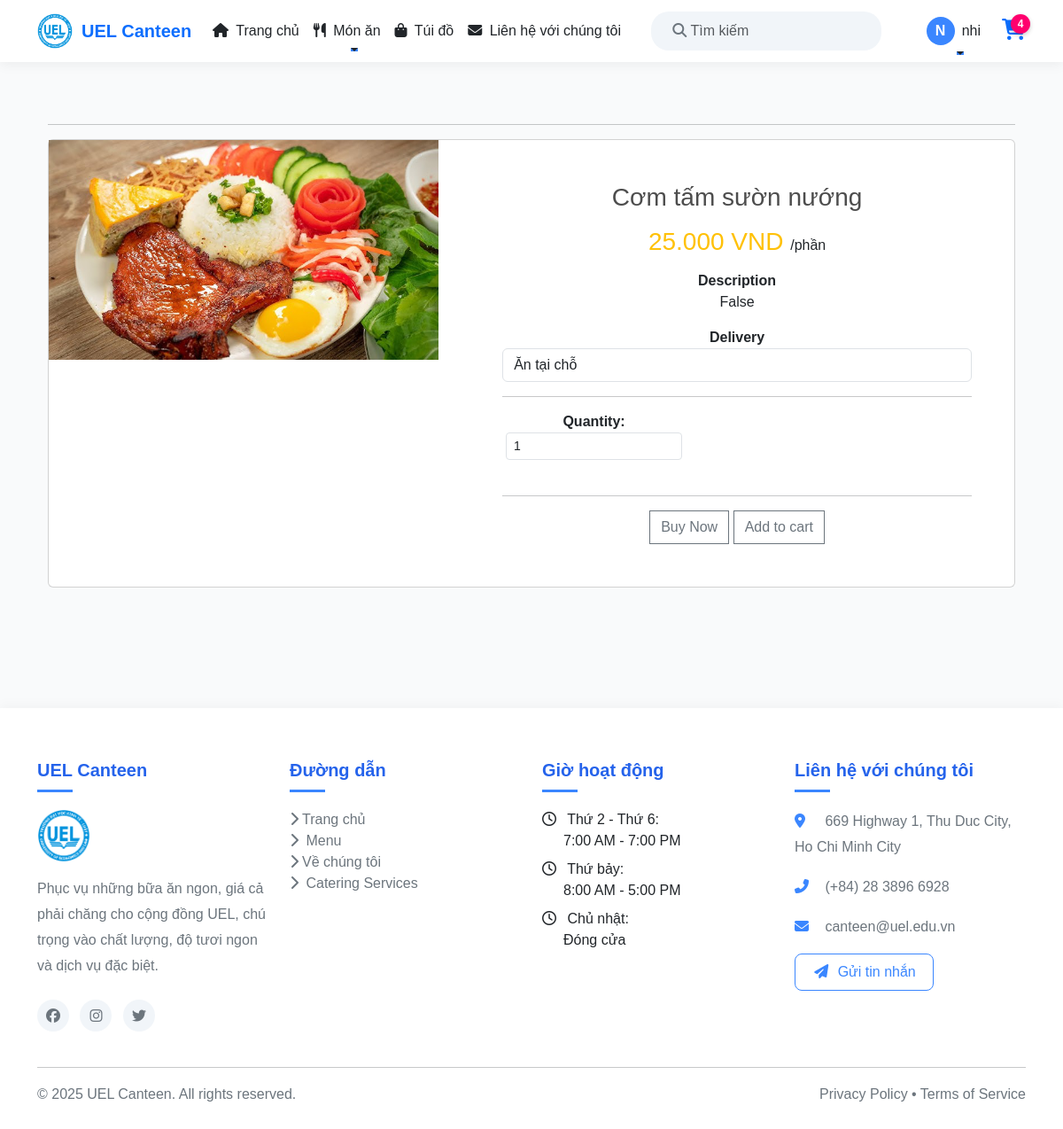
/detail/?id=2 (signed in), run on the app's committed database.
### app/models.py (models this page shows, shortened)
class Product(models.Model):
    category = models.ManyToManyField(Category,related_name='product')
    name = models.CharField(max_length=5000,null=True)
    price = models.FloatField()
    digital = models.BooleanField(default=False,null=True,blank=False)
    image = models.ImageField(upload_to='images/',null=True,blank=True)
    detail =models.TextField(default=False,null=True,blank=True)
    @property
    def ImageURL(self):
        try:
            url = self.image.url
        except:
            url = ''
        return url

### app/views.py (the view)
# urls.py: path('detail/', views.detail, name='detail'),
def detail(request):
    if request.user.is_authenticated:
        customer = request.user
        order, created = Order.objects.get_or_create(customer = customer,complete = False)
        items = order.orderitem_set.all()
        cartItems = order.get_cart_items
        user_not_login="hidden"
        user_login = "show"
    else:
        items = []
        order = {'get_cart_items': 0, 'get_cart_total': 0}
        cartItems = order.get_cart_items
        user_not_login= "show"
        user_login = "hidden"
    id = request.GET.get('id','')
    products = Product.objects.filter(id=id)
    categories = Category.objects.filter(is_sub = False)
    active_category = request.GET.get('category','')
    context= {'products':products,' categories': categories,'items':items,'order':order,'cartItems':cartItems,'user_not_login':user_not_login,'user_login':user_login}
    return render(request,'app/detail.html',context)

### app/models.py (called while the page is built)
    @property
    def get_cart_items(self):
        orderitems = self.orderitem_set.all()
        total = sum([item.quantity for item in orderitems])
        return total

### app/templates/app/detail.html (shortened to what this page needs)
{% extends 'app/base.html' %}
{% load static %}
    {% block register %}
    <div class="container">
        <br>
        <hr>
        {% for product in products %}
        <div class="card mb-4">
            <div class="row">
                <aside class="col-sm-5 border-right d-flex justify-content-center">
                    <article class="gallery-wrap">
                        <div class="img-big-wrap">
                            <div> <a href="#"><img src="{{ product.ImageURL }}" alt="{{ product.name }}" class="img-fluid"></a></div>
                        </div>
                    </article>
                </aside>
                <aside class="col-sm-7">
                    <article class="card-body p-5 text-center">
                        <h3 class="title mb-3">{{ product.name }}</h3>
                        <p class="price-detail-wrap">
                            <span class="price h3 text-warning">
                                <span class="num">{{ product.price }}00 VND</span>
                            </span>
                            <span>/phần </span>
                        </p>
                        <dl class="item-property">
                            <dt>Description</dt>
                            <dd><p class='about'>{{ product.detail }}</p></dd>
                        </dl>
                        <dl class="param param-feature">
                            <dt>Delivery</dt>
                            <dd>
                                <select class="form-control">
                                    <option value="dine_in">Ăn tại chỗ</option>
                                </select>
                            </dd>
                        </dl>
                        <hr>
                        <div class="row align-items-center">
                            <div class="col-sm-5 d-flex justify-content-center">
                                <dl class="param param-inline text-center">
                                    <dt>Quantity: </dt>
                                    <dd>
                                        <input type="number" class="form-control form-control-sm" min="1" value="1" ;">
                                    </dd>
                                </dl>
                            </div>
                            <div class="col-sm-7">
                            </div>
                        </div>
                        <hr>
                        <div class="text-center">
                            <button data-product="{{ product.id }}" data-action="add" class="btn btn-outline-secondary add-btn update-cart">Buy Now</button>
                            <button data-product="{{ product.id }}" data-action="add" class="btn btn-outline-secondary add-btn update-cart">Add to cart</button>
                        </div>
                    </article>
                </aside>
            </div>
        </div>
        {% endfor %}
    </div>
    <br><br>
    {% endblock register %}

### app/templates/app/base.html (shortened to what this page needs)
{% load static %}
<!DOCTYPE html>
<html lang="en">
<head>
    <link href="https://cdn.jsdelivr.net/npm/bootstrap@5.3.3/dist/css/bootstrap.min.css" rel="stylesheet">
    <link href="{% static 'app/css/style.css' %}" rel="stylesheet">
    <link href="{% static 'app/css/main.css' %}" rel="stylesheet">
    <link href="{% static 'app/css/owl.carousel.min.css' %}" rel="stylesheet">
    <link rel="stylesheet" href="https://cdnjs.cloudflare.com/ajax/libs/font-awesome/6.5.1/css/all.min.css">
</head>
<body>
    <nav class="navbar navbar-expand-lg fixed-top">
        <div class="container">
            <a class="navbar-brand" href="{% url 'home' %}">
                <img src="{% static 'images/images/logo.png' %}" alt="Logo">
                <span class="fw-bold text-primary">UEL Canteen</span>
            </a>
            <div class="collapse navbar-collapse" id="navbarNav">
                <ul class="navbar-nav me-auto">
                    <li class="nav-item">
                        <a class="nav-link {% if request.path == '/' %}active{% endif %}" href="{% url 'home' %}">
                            <i class="fas fa-home me-1"></i> Trang chủ
                        </a>
                    </li>
                    <li class="nav-item dropdown">
                        <a class="nav-link dropdown-toggle" href="#" data-bs-toggle="dropdown">
                            <i class="fas fa-utensils me-1"></i> Món ăn
                        </a>
                    </li>
                    <li class="nav-item">
                        <a class="nav-link {% if 'cart' in request.path %}active{% endif %}" href="{% url 'cart' %}">
                            <i class="fas fa-shopping-bag me-1"></i> Túi đồ
                        </a>
                    </li>
                    <li class="nav-item">
                        <a class="nav-link {% if 'contact' in request.path %}active{% endif %}" href="{% url 'contact' %}">
                            <i class="fas fa-envelope me-1"></i> Liên hệ với chúng tôi
                        </a>
                    </li>
                </ul>
                <div class="search-bar me-3">
                    <form class="d-flex" method="POST" action="{% url 'search' %}">
                        <input type="search" class="    form-control" placeholder=" Tìm kiếm" name="  searched">
                        <button class="btn" type="submit">
                            <i class="fas fa-search"></i>
                        </button>
                    </form>
                </div>
                <ul class="navbar-nav ms-auto">
                    {% if request.user.is_authenticated %}
                        <li class="nav-item dropdown">
                            <a class="nav-link dropdown-toggle user-profile" href="#" data-bs-toggle="dropdown">
                                <div class="user-avatar">{{ request.user.username.0 }}</div>
                                <span>{{ request.user.username }}</span>
                            </a>
                        </li>
                    {% endif %}
                </ul>
                <a href="{% url 'cart' %}" class="ms-3 cart-container">
                    <span class="cart-badge">{{ cartItems }}</span>
                </a>
            </div>
        </div>
    </nav>
    <div class="container main-container mt-4">
        {% block register %}{% endblock register %}
    </div>
    <footer>
        <div class="container">
            <div class="row">
                <div class="col-lg-3 col-md-6 mb-4">
                    <h5>UEL Canteen</h5>
                    <img src="{% static 'images/images/logo.png' %}" alt="Logo" class="mb-3" width="60">
                    <p>Phục vụ những bữa ăn ngon, giá cả phải chăng cho cộng đồng UEL, chú trọng vào chất lượng, độ tươi ngon và dịch vụ đặc biệt.</p>
                    <div class="footer-icons">
                        <a href="#"><i class="fab fa-facebook"></i></a>
                        <a href="#"><i class="fab fa-instagram"></i></a>
                        <a href="#"><i class="fab fa-twitter"></i></a>
                    </div>
                </div>
                <div class="col-lg-3 col-md-6 mb-4">
                    <h5>Đường dẫn </h5>
                    <ul class="list-unstyled">
                        <li><a href="{% url 'home' %}"><i class="fas fa-chevron-right me-1"></i>Trang chủ </a></li>
                        <li><a href="{% url 'category' %}"><i class="fas fa-chevron-right me-1"></i> Menu </a></li>
                        <li><a href="#"><i class="fas fa-chevron-right me-1"></i>Về chúng tôi </a></li>
                        <li><a href="#"><i class="fas fa-chevron-right me-1"></i> Catering Services</a></li>
                    </ul>
                </div>
                <div class="col-lg-3 col-md-6 mb-4">
                    <h5>Giờ hoạt động </h5>
                    <ul class="list-unstyled">
                        <li><i class="far fa-clock me-2"></i> Thứ 2 - Thứ 6:<br><span class="ms-4">7:00 AM - 7:00 PM</span></li>
                        <li class="mt-2"><i class="far fa-clock me-2"></i> Thứ bảy:<br><span class="ms-4">8:00 AM - 5:00 PM</span></li>
                        <li class="mt-2"><i class="far fa-clock me-2"></i> Chủ nhật:<br><span class="ms-4">Đóng cửa</span></li>
                    </ul>
                </div>
                <div class="col-lg-3 col-md-6 mb-4 footer-contact">
                    <h5>Liên hệ với chúng tôi</h5>
                    <p><i class="fas fa-map-marker-alt"></i> 669 Highway 1, Thu Duc City, Ho Chi Minh City</p>
                    <p><i class="fas fa-phone-alt"></i> (+84) 28 3896 6928</p>
                    <p><i class="fas fa-envelope"></i> canteen@uel.edu.vn</p>
                    <div class="mt-3">
                        <a href="#" class="btn btn-outline-primary">
                            <i class="fas fa-paper-plane me-1"></i> Gửi tin nhắn
                        </a>
                    </div>
                </div>
            </div>
            <hr>
            <div class="d-flex flex-column flex-md-row justify-content-between align-items-center">
                <p class="mb-2 mb-md-0">© 2025 UEL Canteen. All rights reserved.</p>
                <p class="mb-0"><a href="#">Privacy Policy</a> • <a href="#">Terms of Service</a></p>
            </div>
        </div>
    </footer>
    <link rel="stylesheet" href="https://cdnjs.cloudflare.com/ajax/libs/OwlCarousel2/2.3.4/assets/owl.carousel.min.css">
    <link rel="stylesheet" href="https://cdnjs.cloudflare.com/ajax/libs/OwlCarousel2/2.3.4/assets/owl.theme.default.min.css">
</body>
</html>

### app/static/app/css/main.css (style rules this page uses)
body { background-color: hsl(0, 0%, 98%); }
h1,h2,h3,h4,h5,h6 { color:hsl(0, 0%, 30%); }
.col-lg-3, .col-lg-4, .col-lg-6, .col-lg-8, .col-lg-12 { margin-top: 10px; }
.btn { border-radius: 0; }

### app/templates/app/base.html (style rules this page uses)
:root { --primary: #3a86ff; --primary-dark: #2563eb; --secondary: #ff006e; --light: #f8f9fa; --dark: #212529; --gray: #6c757d; --success: #10b981; --warning: #fbbf24; --danger: #ef4444; }
body { background-color: #f9fafb; font-family: 'Poppins', sans-serif; padding-top: 76px; }
.navbar { background-color: white; box-shadow: 0 4px 12px rgba(0, 0, 0, 0.05); padding: 0.5rem 1rem; }
.navbar-brand { display: flex; align-items: center; }
.navbar-brand img { width: 40px; height: 40px; margin-right: 10px; transition: transform 0.3s; }
.nav-link { color: var(--dark); font-weight: 500; padding: 0.7rem 1rem; position: relative; transition: all 0.3s; }
.nav-link::after { content: ''; position: absolute; width: 0; height: 2px; bottom: 0; left: 50%; background-color: var(--primary); transition: all 0.3s; }
.search-bar { position: relative; }
.search-bar input { background-color: #f1f5f9; border: none; border-radius: 20px; padding: 10px 20px 10px 40px; width: 260px; transition: all 0.3s; }
.search-bar button { background-color: transparent; border: none; position: absolute; left: 12px; top: 50%; transform: translateY(-50%); color: var(--gray); }
.cart-container { position: relative; transition: transform 0.2s; }
.cart-badge { position: absolute; top: -5px; right: -5px; background-color: var(--secondary); color: white; font-size: 12px; font-weight: bold; border-radius: 50%; width: 22px; height: 22px; display: flex; align-items: center; justify-content: center; box-shadow: 0 2px 5px rgba(0, 0, 0, 0.2); transition: transform 0.2s; }
.user-profile { display: flex; align-items: center; gap: 8px; }
.user-avatar { width: 32px; height: 32px; background-color: var(--primary); color: white; display: flex; align-items: center; justify-content: center; border-radius: 50%; font-weight: bold; text-transform: uppercase; }
footer { background-color: white; box-shadow: 0 -4px 12px rgba(0, 0, 0, 0.03); color: var(--dark); padding: 3rem 0 1.5rem; margin-top: 4rem; }
footer h5 { color: var(--primary-dark); font-weight: 600; margin-bottom: 1.2rem; position: relative; padding-bottom: 0.8rem; }
footer h5::after { content: ''; position: absolute; width: 40px; height: 3px; background-color: var(--primary); bottom: 0; left: 0; }
footer a { color: var(--gray); text-decoration: none; transition: all 0.2s; }
footer p { color: var(--gray); line-height: 1.8; }
.footer-icons { margin-top: 1.5rem; }
.footer-icons i { background-color: #f1f5f9; color: var(--gray); width: 36px; height: 36px; border-radius: 50%; display: inline-flex; align-items: center; justify-content: center; margin-right: 8px; transition: all 0.3s; }
.footer-contact i { color: var(--primary); width: 20px; margin-right: 10px; }
.main-container { min-height: calc(100vh - 400px); }
.btn-outline-primary { color: var(--primary); border-color: var(--primary); border-radius: 8px; padding: 0.5rem 1.2rem; transition: all 0.3s; }

### data on the page
Product: ImageURL (picture), name "Cơm tấm sườn nướng", price "25.0", detail "False"

### other printed values
{{ request.user.username.0 }} "N"
{{ request.user.username }} "nhi"
{{ cartItems }} "4"
